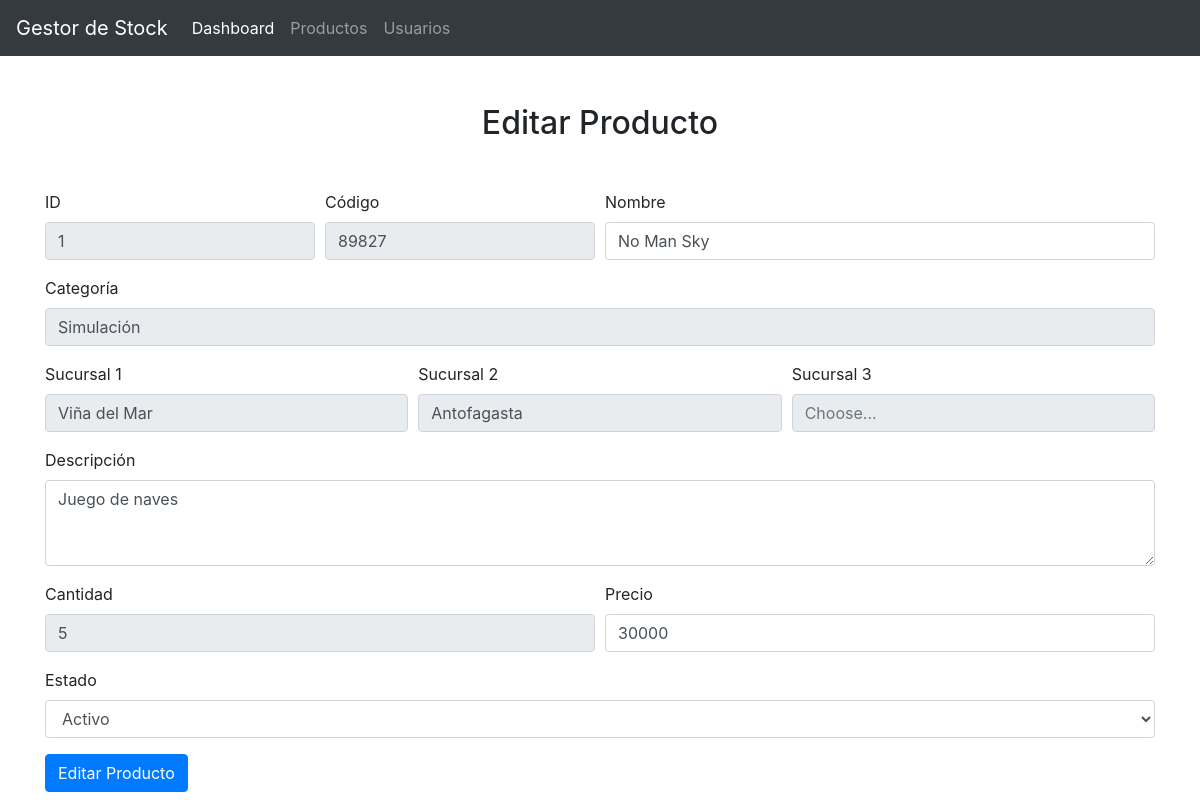
The page /app/products/edit.php?id=1 on the database its author committed.
### tables this page shows
CREATE TABLE `product` (
  `id` int(10) UNSIGNED NOT NULL,
  `created_at` timestamp NULL DEFAULT NULL,
  `updated_at` timestamp NULL DEFAULT NULL,
  `code` int(11) NOT NULL,
  `name` varchar(30) NOT NULL,
  `price` int(11) NOT NULL,
  `active` boolean DEFAULT true,
  `qty` int(11) NOT NULL,
  `category` int(10) UNSIGNED NOT NULL,
  `description` varchar(50) NOT NULL
);

CREATE TABLE `category` (
  `id` int(10) UNSIGNED NOT NULL,
  `created_at` timestamp NULL DEFAULT NULL,
  `updated_at` timestamp NULL DEFAULT NULL,
  `name` varchar(30) NOT NULL
);

CREATE TABLE `subsidiary` (
  `id` int(10) UNSIGNED NOT NULL,
  `created_at` timestamp NULL DEFAULT NULL,
  `updated_at` timestamp NULL DEFAULT NULL,
  `name` varchar(50) NOT NULL
);

### app/backend/dao/ProductDAO.php (called while the page is built, shortened)
<?php
require_once dirname(__FILE__).'/../models/Product.php';
require_once dirname(__FILE__).'/../models/Category.php';
require_once dirname(__FILE__).'/./SubsidiaryDAO.php';
class ProductDAO {
    static function get_by_id ($id) {
        try {
            $db = new Database();
            $dbconnection = $db->connect();
            $stmt = $dbconnection->prepare("SELECT p.id, p.code, p.name, c.id as category_id, c.name as category_name, p.description, p.qty, p.active, p.price FROM product p LEFT JOIN category c ON p.category = c.id WHERE p.id = :id");
            $stmt->execute(
                [':id'=>$id]
            );
            $row = $stmt->fetch();
            if(empty($row)) {
                return null;
            } else {
                $subsidiaries = SubsidiaryDAO::get_by_product($row['id']);
                return new Product(
                    $row['id'],
                    $row['code'],
                    $row['name'],
                    new Category($row['category_id'], $row['category_name']),
                    $row['description'],
                    $row['qty'],
                    $row['active'],
                    $row['price'],
                    $subsidiaries
                );
            }
        } catch(PDOException $e) {
            echo "Error en la consulta<br>";
            echo $e->getMessage();
            exit;
        }
    }
}

### app/backend/dao/SubsidiaryDAO.php (called while the page is built, shortened)
<?php
require_once dirname(__FILE__).'/../models/Subsidiary.php';
class SubsidiaryDAO {
    static function get_by_product ($product_id) {
        try {
            $db = new Database();
            $dbconnection = $db->connect();
            $stmt = $dbconnection->prepare("SELECT s.id, s.name FROM subsidiary s INNER JOIN product_subsidiary ps ON s.id = ps.subsidiary WHERE ps.product = :product_id");
            $stmt->execute(
                [':product_id'=>$product_id]
            );
            $rows = $stmt->fetchAll();
            $subsidiaries = array();
            foreach($rows as $row) {
                array_push(
                    $subsidiaries,
                    new Subsidiary(
                        $row['id'],
                        $row['name']
                    )
                );
            }
            return $subsidiaries;
        } catch(PDOException $e) {
            echo "Error en la consulta<br>";
            echo $e->getMessage();
            exit;
        }
    }
}

### app/backend/models/Product.php (called while the page is built, shortened)
<?php
    class Product {
        public function __construct($id, $code, $name, $category, $description, $qty, $active, $price, $subsidiaries) {
            $this->id = $id;
            $this->code = $code;
            $this->name = $name;
            $this->category = $category;
            $this->description = $description;
            $this->qty = $qty;
            $this->price = $price;
            $this->subsidiaries = $subsidiaries;
        }
    }
?>

### app/backend/models/Category.php (called while the page is built, shortened)
<?php
    class Category {
        public function __construct($id, $name) {
            $this->name = $name;
        }
    }
?>

### app/backend/models/Subsidiary.php (called while the page is built, shortened)
<?php
    class Subsidiary {
        public function __construct($id, $name) {
            $this->name = $name;
        }
    }
?>

### app/products/edit.php (the view, shortened to what this page needs)
<?php
    include dirname(__FILE__).'/../includes/top-html.php';
    include dirname(__FILE__).'/../includes/navbar-menu.php';
    require_once dirname(__FILE__).'/../backend/dao/ProductDAO.php';
    $product = ProductDAO::get_by_id($_GET['id']);
?>
<h2 class="mb-5 mt-5 text-center">Editar Producto</h2>
<form onsubmit="return validateCreateProduct()" method="POST" action="/products/_crud.php?action=edit">
    <div class="form-row">
        <div class="form-group col-md-3">
            <label for="id">ID</label>
            <input type="number" class="form-control" id="id" name="id" readonly value="<?php echo $product->id ?>">
        </div>
        <div class="form-group col-md-3">
            <label for="code">Código</label>
            <input type="text" class="form-control" id="code" name="code" readonly value="<?php echo $product->code ?>">
        </div>
        <div class="form-group col-md-6">
            <label for="name">Nombre</label>
            <input type="text" class="form-control" id="name" name="name" value="<?php echo $product->name ?>">
        </div>
    </div>
    <div class="form-group">
        <label for="category">Categoría</label>
        <input type="text" class="form-control" id="category" name="category" value="<?php echo $product->category->name ?>" readonly>
    </div>
    <div class="form-row">
        <div class="form-group col-md-4">
            <label for="subsidiary">Sucursal 1</label>
            <input type="text" class="form-control" id="subsidiary1" name="subsidiary1" value="<?php echo $product->subsidiaries[0]->name ?>" readonly>
        </div>
        <div class="form-group col-md-4">
            <label for="subsidiary">Sucursal 2</label>
            <input type="text" class="form-control" id="subsidiary2" name="subsidiary2" placeholder="Choose..." value="<?php echo $product->subsidiaries[1]->name ?>" readonly>
        </div>
        <div class="form-group col-md-4">
            <label for="subsidiary">Sucursal 3</label>
            <input type="text" class="form-control" id="subsidiary3" name="subsidiary3" placeholder="Choose..." value="<?php echo $product->subsidiaries[2]->name ?>" readonly>
        </div>
    </div>
    <div class="form-group">
        <label for="description">Descripción</label>
        <textarea class="form-control" id="description" name="description" rows="3"><?php echo $product->description ?></textarea>
    </div>
    <div class="form-row">
        <div class="form-group col-md-6">
            <label for="cantidad">Cantidad</label>
            <input type="number" class="form-control" id="qty" name="qty" readonly value="<?php echo $product->qty ?>">
        </div>
        <div class="form-group col-md-6">
            <label for="name">Precio</label>
            <input type="number" class="form-control" id="price" name="price" value="<?php echo $product->price ?>">
        </div>
    </div>
    <div class="form-group">
        <label for="active">Estado</label>
        <select id="active" name="active" class="form-control">
            <option value='1'>Activo</option>
        </select>
    </div>
    <button type="submit" class="btn btn-primary">Editar Producto</button>
</form>
<?php include "../includes/bottom-html.php"; ?>

### rows shown on the page
product: id "1", code "89827", name "No Man Sky", category "Simulación", description "Juego de naves", qty "5", price "30000"
subsidiary: subsidiary1 "Viña del Mar"
subsidiary: subsidiary2 "Antofagasta"
